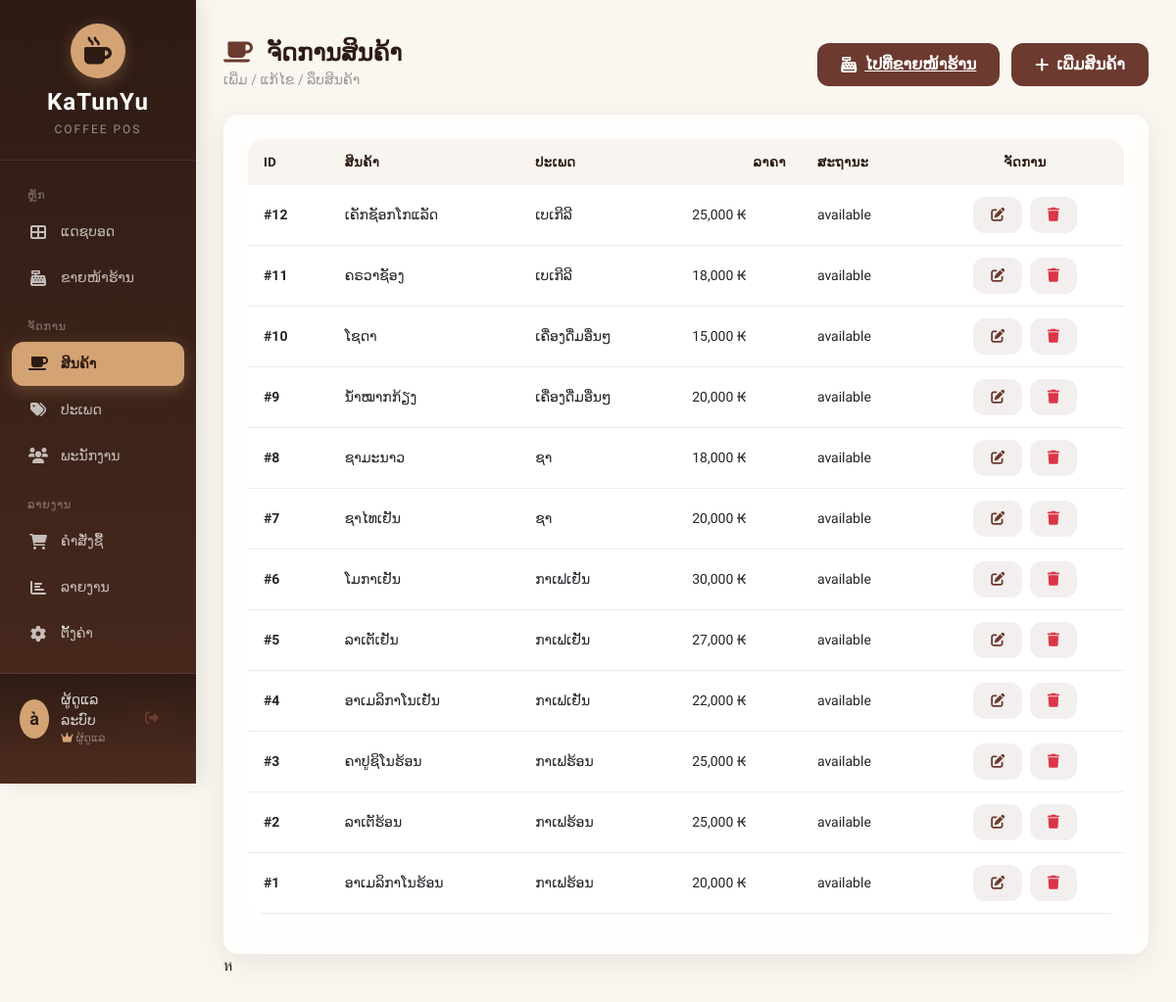
Screenshot of /index.php?page=products (signed in) with the database file from the repository.
### tables this page shows
CREATE TABLE products (
    id          INT UNSIGNED AUTO_INCREMENT PRIMARY KEY,
    name        VARCHAR(150) NOT NULL,
    category_id INT UNSIGNED NULL,
    price       DECIMAL(10,2) NOT NULL DEFAULT 0,
    cost        DECIMAL(10,2) NOT NULL DEFAULT 0,
    stock       INT NOT NULL DEFAULT 0,
    status      ENUM('available', 'unavailable') NOT NULL DEFAULT 'available',
    created_at  TIMESTAMP DEFAULT CURRENT_TIMESTAMP,
    CONSTRAINT fk_products_category
        FOREIGN KEY (category_id) REFERENCES categories(id)
        ON DELETE SET NULL
);

CREATE TABLE categories (
    id          INT UNSIGNED AUTO_INCREMENT PRIMARY KEY,
    name        VARCHAR(100) NOT NULL,
    description TEXT NULL,
    created_at  TIMESTAMP DEFAULT CURRENT_TIMESTAMP
);

### pages/products.php (the view, shortened to what this page needs)
<?php
$products = $conn->query(
    "SELECT p.*, c.name AS category_name
    FROM products p
    LEFT JOIN categories c ON p.category_id = c.id
    ORDER BY p.id DESC"
);
?>
<div class="card-glass p-4">
    <div class="table-responsive">
        <table class="table table-pos" id="productsTable">
            <thead>
                <tr>
                    <th>ID</th>
                    <th>ສິນຄ້າ</th>
                    <th>ປະເພດ</th>
                    <th class="text-end">ລາຄາ</th>
                    <th>ສະຖານະ</th>
                    <th class="text-center">ຈັດການ</th>
                </tr>
            </thead>
            <tbody>
            <?php if ($products && $products->num_rows > 0): ?>
                <?php while ($row = $products->fetch_assoc()): ?>
                <tr>
                    <td><strong>#<?= $row['id'] ?></strong></td>
                    <td><?= htmlspecialchars($row['name']) ?></td>
                    <td><?= htmlspecialchars($row['category_name'] ?? '—') ?></td>
                    <td><?= number_format($row['price']) ?> ₭</td>
                    <td><?= htmlspecialchars($row['status']) ?></td>
                    <td class="text-center">
                        <button type="button" class="btn btn-sm btn-pos-light me-1" onclick="editProduct(<?= $row['id'] ?>)"><i class="fas fa-edit"></i></button>
                        <button type="button" class="btn btn-sm btn-pos-light text-danger" onclick="deleteProduct(<?= $row['id'] ?>)"><i class="fas fa-trash"></i></button>
                    </td>
                </tr>
                <?php endwhile; ?>
            <?php else: ?>
                <tr><td colspan="6" class="text-center text-muted py-4">ຍັງບໍ່ມີສິນຄ້າ</td></tr>
            <?php endif; ?>
            </tbody>
        </table>
    </div>
</div>
ห

### assets/css/style.css (style rules this page uses)
:root { --primary: #6C3A2E; --primary-light: #8B5A4A; --secondary: #D4A373; --accent: #E8C99B; --bg-light: #FAF6F0; --text-dark: #2D1B14; --shadow: 0 8px 32px rgba(0,0,0,0.08); --shadow-hover: 0 12px 48px rgba(0,0,0,0.15); --radius: 16px; --transition: all 0.3s cubic-bezier(0.4, 0, 0.2, 1); }
* { font-family: 'Prompt', sans-serif; }
body { background: var(--bg-light); min-height: 100vh; color: var(--text-dark); }
.btn-pos-light { background: rgba(108, 58, 46, 0.08); color: var(--primary); border: none; padding: 8px 18px; border-radius: 12px; font-weight: 500; transition: var(--transition); }
.card-glass { background: rgba(255,255,255,0.85); backdrop-filter: blur(12px); border: 1px solid rgba(255,255,255,0.6); border-radius: var(--radius); box-shadow: var(--shadow); transition: var(--transition); }
.table-pos { border-radius: var(--radius); overflow: hidden; }
.table-pos thead th { background: #f8f4f0; color: var(--text-dark); font-weight: 600; font-size: 13px; text-transform: uppercase; letter-spacing: 0.5px; padding: 14px 16px; border: none; }
.table-pos tbody td { padding: 12px 16px; border-color: #f0ebe6; vertical-align: middle; font-size: 14px; }
.table-pos tbody tr { transition: var(--transition); }

### rows the page displays
products: id "12", name "ເຄັກຊັອກໂກແລັດ", category.name "ເບເກີລີ", price "25,000", status "available"
products: id "11", name "ຄຣວາຊັອງ", category.name "ເບເກີລີ", price "18,000", status "available"
products: id "10", name "ໂຊດາ", category.name "ເຄື່ອງດື່ມອື່ນໆ", price "15,000", status "available"
products: id "9", name "ນ້ຳໝາກກ້ຽງ", category.name "ເຄື່ອງດື່ມອື່ນໆ", price "20,000", status "available"
products: id "8", name "ຊາມະນາວ", category.name "ຊາ", price "18,000", status "available"
products: id "7", name "ຊາໄທເຢັນ", category.name "ຊາ", price "20,000", status "available"
products: id "6", name "ໂມກາເຢັນ", category.name "ກາເຟເຢັນ", price "30,000", status "available"
products: id "5", name "ລາເຕັເຢັນ", category.name "ກາເຟເຢັນ", price "27,000", status "available"
products: id "4", name "ອາເມລິກາໂນເຢັນ", category.name "ກາເຟເຢັນ", price "22,000", status "available"
products: id "3", name "ຄາປູຊິໂນຮ້ອນ", category.name "ກາເຟຮ້ອນ", price "25,000", status "available"
products: id "2", name "ລາເຕັຮ້ອນ", category.name "ກາເຟຮ້ອນ", price "25,000", status "available"
products: id "1", name "ອາເມລິກາໂນຮ້ອນ", category.name "ກາເຟຮ້ອນ", price "20,000", status "available"

### other values shown
substr($_SESSION['fullname'] ?? 'G', 0, 1) "à"
$_SESSION['fullname'] "ຜູ້ດູແລລະບົບ"
$p['title'] "ຈັດການສິນຄ້າ"
$p['sub'] "ເພີ່ມ / ແກ້ໄຂ / ລຶບສິນຄ້າ"
